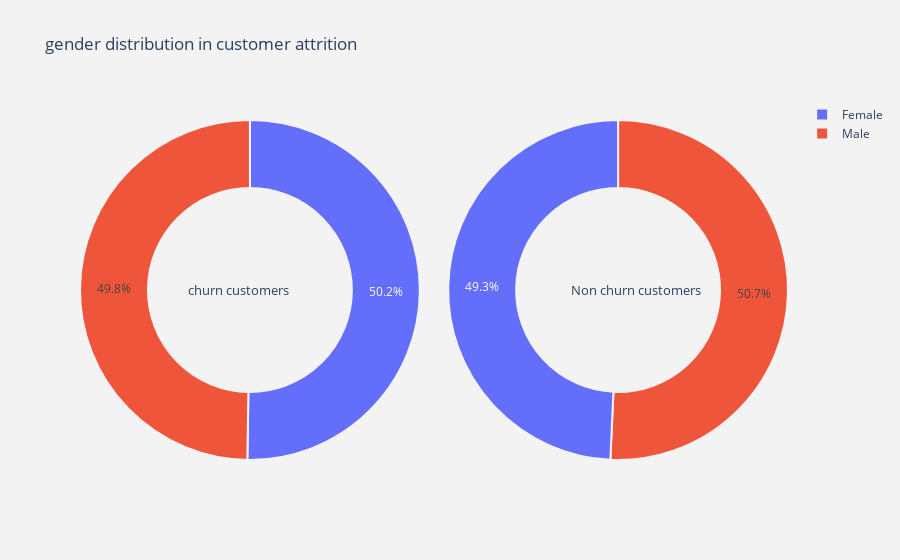
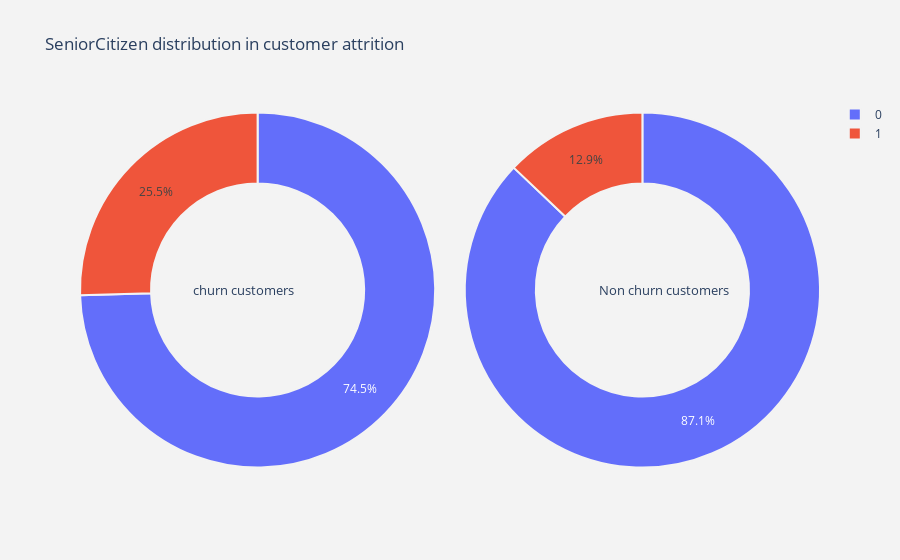
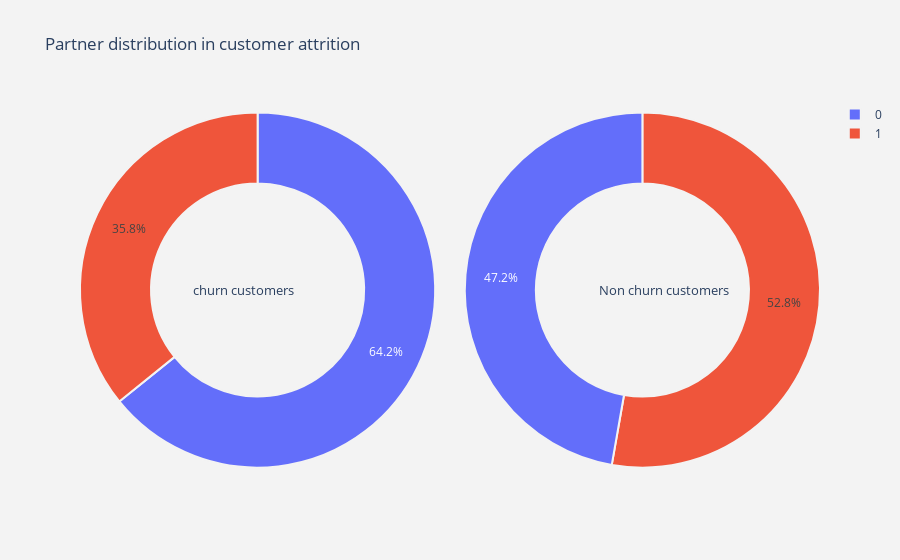
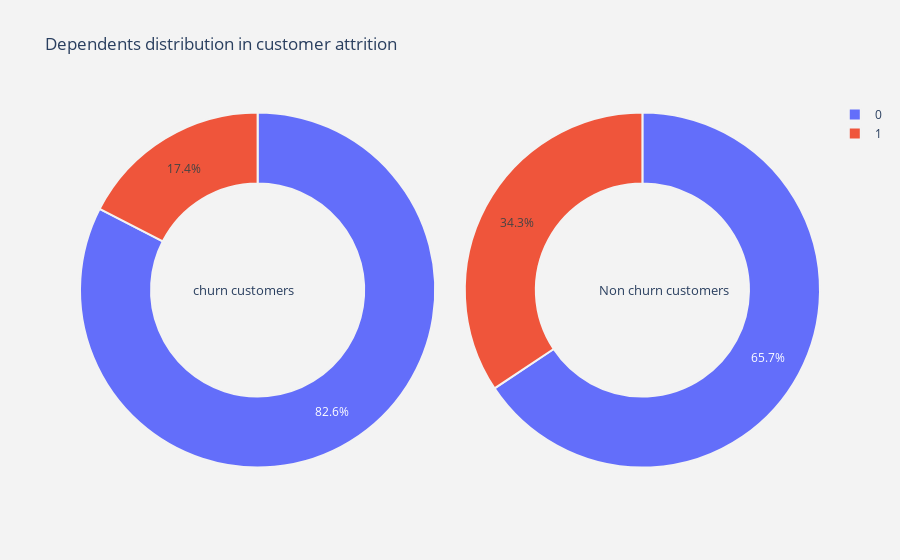

The notebook cell these images were saved under, in order:
### Code cell
#由於EDA會需要用到很多可視化分析，我們可以撰寫plotly的funciton來協助我們更快進行EDA，當然也可以將資料儲存為excel or csv檔，換到知名的數據可視化軟體tableau來做
#function  for pie plot for customer attrition types
def plot_pie(column) :
    
    trace1 = go.Pie(values  = churn[column].value_counts().values.tolist(),
                    labels  = churn[column].value_counts().keys().tolist(),
                    hoverinfo = "label+percent+name",
                    domain  = dict(x = [0,.48]),
                    name    = "Churn Customers",
                    marker  = dict(line = dict(width = 2,
                                               color = "rgb(243,243,243)")
                                  ),
                    hole    = .6
                   )
    trace2 = go.Pie(values  = not_churn[column].value_counts().values.tolist(),
                    labels  = not_churn[column].value_counts().keys().tolist(),
                    hoverinfo = "label+percent+name",
                    marker  = dict(line = dict(width = 2,
                                               color = "rgb(243,243,243)")
                                  ),
                    domain  = dict(x = [.52,1]),
                    hole    = .6,
                    name    = "Non churn customers" 
                   )
    layout = go.Layout(dict(title = column + " distribution in customer attrition ",
                            plot_bgcolor  = "rgb(243,243,243)",
                            paper_bgcolor = "rgb(243,243,243)",
                            annotations = [dict(text = "churn customers",
                                                font = dict(size = 13),
                                                showarrow = False,
                                                x = .15, y = .5),
                                           dict(text = "Non churn customers",
                                                font = dict(size = 13),
                                                showarrow = False,
                                                x = .88,y = .5
                                               )
                                          ]
                           )
                      )
    data = [trace1,trace2]
    fig  = go.Figure(data = data,layout = layout)
    py.iplot(fig)
#function  for histogram for customer attrition types
def plot_hist(column) :
    trace1 = go.Histogram(x  = churn[column],
                          histnorm= "percent",
                          name = "Churn Customers",
                          marker = dict(line = dict(width = .5,
                                                    color = "black"
                                                    )
                                        ),
                         opacity = .9 
                         ) 
    
    trace2 = go.Histogram(x  = not_churn[column],
                          histnorm = "percent",
                          name = "Non churn customers",
                          marker = dict(line = dict(width = .5,
                                              color = "black"
                                             )
                                 ),
                          opacity = .9
                         )
    
    data = [trace1,trace2]
    layout = go.Layout(dict(title =column + " distribution in customer attrition ",
                            plot_bgcolor  = "rgb(243,243,243)",
                            paper_bgcolor = "rgb(243,243,243)",
                            xaxis = dict(gridcolor = 'rgb(255, 255, 255)',
                                             title = column,
                                             zerolinewidth=1,
                                             ticklen=5,
                                             gridwidth=2
                                            ),
                            yaxis = dict(gridcolor = 'rgb(255, 255, 255)',
                                             title = "percent",
                                             zerolinewidth=1,
                                             ticklen=5,
                                             gridwidth=2
                                            ),
                           )
                      )
    fig  = go.Figure(data=data,layout=layout)
    
    py.iplot(fig)
    
#function  for scatter plot matrix  for numerical columns in data
def plot_scatter(df)  :
    
    df  = df.sort_values(by = "Churn" ,ascending = True)
    classes = df["Churn"].unique().tolist()
    classes
    
    class_code  = {classes[k] : k for k in range(2)}
    class_code
    color_vals = [class_code[cl] for cl in df["Churn"]]
    color_vals
    pl_colorscale = "Portland"
    pl_colorscale
    text = [df.loc[k,"Churn"] for k in range(len(df))]
    text
    trace = go.Splom(dimensions = [dict(label  = "tenure",
                                       values = df["tenure"]),
                                  dict(label  = 'MonthlyCharges',
                                       values = df['MonthlyCharges']),
                                  dict(label  = 'TotalCharges',
                                       values = df['TotalCharges'])],
                     text = text,
                     marker = dict(color = color_vals,
                                   colorscale = pl_colorscale,
                                   size = 3,
                                   showscale = False,
                                   line = dict(width = .1,
                                               color='rgb(230,230,230)'
                                              )
                                  )
                    )
    axis = dict(showline  = True,
                zeroline  = False,
                gridcolor = "#fff",
                ticklen   = 4
               )
    
    layout = go.Layout(dict(title  = 
                            "Scatter plot matrix for Numerical columns for customer attrition",
                            autosize = False,
                            height = 800,
                            width  = 800,
                            dragmode = "select",
                            hovermode = "closest",
                            plot_bgcolor  = 'rgba(240,240,240, 0.95)',
                            xaxis1 = dict(axis),
                            yaxis1 = dict(axis),
                            xaxis2 = dict(axis),
                            yaxis2 = dict(axis),
                            xaxis3 = dict(axis),
                            yaxis3 = dict(axis),
                           )
                      )
    data = [trace]
    fig = go.Figure(data = data,layout = layout )
    py.iplot(fig)
# 將所有類別變數畫出來
for col in cat_cols:
    plot_pie(col)

### Figure 1 — Plotly figure (JSON) as saved in the notebook; plotly's stock layout.template omitted (floating-point values rounded to 4 significant figures)
{"data": [{"domain": {"x": [0, 0.48]}, "hole": 0.6, "hoverinfo": "label+percent+name", "labels": ["Female", "Male"], "marker": {"line": {"color": "rgb(243,243,243)", "width": 2}}, "name": "Churn Customers", "type": "pie", "values": [939, 930]}, {"domain": {"x": [0.52, 1]}, "hole": 0.6, "hoverinfo": "label+percent+name", "labels": ["Male", "Female"], "marker": {"line": {"color": "rgb(243,243,243)", "width": 2}}, "name": "Non churn customers", "type": "pie", "values": [2619, 2544]}], "layout": {"annotations": [{"font": {"size": 13}, "showarrow": false, "text": "churn customers", "x": 0.15, "y": 0.5}, {"font": {"size": 13}, "showarrow": false, "text": "Non churn customers", "x": 0.88, "y": 0.5}], "paper_bgcolor": "rgb(243,243,243)", "plot_bgcolor": "rgb(243,243,243)", "title": {"text": "gender distribution in customer attrition "}}}

### Figure 2 — Plotly figure (JSON) as saved in the notebook; plotly's stock layout.template omitted (floating-point values rounded to 4 significant figures)
{"data": [{"domain": {"x": [0, 0.48]}, "hole": 0.6, "hoverinfo": "label+percent+name", "labels": [0, 1], "marker": {"line": {"color": "rgb(243,243,243)", "width": 2}}, "name": "Churn Customers", "type": "pie", "values": [1393, 476]}, {"domain": {"x": [0.52, 1]}, "hole": 0.6, "hoverinfo": "label+percent+name", "labels": [0, 1], "marker": {"line": {"color": "rgb(243,243,243)", "width": 2}}, "name": "Non churn customers", "type": "pie", "values": [4497, 666]}], "layout": {"annotations": [{"font": {"size": 13}, "showarrow": false, "text": "churn customers", "x": 0.15, "y": 0.5}, {"font": {"size": 13}, "showarrow": false, "text": "Non churn customers", "x": 0.88, "y": 0.5}], "paper_bgcolor": "rgb(243,243,243)", "plot_bgcolor": "rgb(243,243,243)", "title": {"text": "SeniorCitizen distribution in customer attrition "}}}

### Figure 3 — Plotly figure (JSON) as saved in the notebook; plotly's stock layout.template omitted (floating-point values rounded to 4 significant figures)
{"data": [{"domain": {"x": [0, 0.48]}, "hole": 0.6, "hoverinfo": "label+percent+name", "labels": [0, 1], "marker": {"line": {"color": "rgb(243,243,243)", "width": 2}}, "name": "Churn Customers", "type": "pie", "values": [1200, 669]}, {"domain": {"x": [0.52, 1]}, "hole": 0.6, "hoverinfo": "label+percent+name", "labels": [1, 0], "marker": {"line": {"color": "rgb(243,243,243)", "width": 2}}, "name": "Non churn customers", "type": "pie", "values": [2724, 2439]}], "layout": {"annotations": [{"font": {"size": 13}, "showarrow": false, "text": "churn customers", "x": 0.15, "y": 0.5}, {"font": {"size": 13}, "showarrow": false, "text": "Non churn customers", "x": 0.88, "y": 0.5}], "paper_bgcolor": "rgb(243,243,243)", "plot_bgcolor": "rgb(243,243,243)", "title": {"text": "Partner distribution in customer attrition "}}}

### Figure 4 — Plotly figure (JSON) as saved in the notebook; plotly's stock layout.template omitted (floating-point values rounded to 4 significant figures)
{"data": [{"domain": {"x": [0, 0.48]}, "hole": 0.6, "hoverinfo": "label+percent+name", "labels": [0, 1], "marker": {"line": {"color": "rgb(243,243,243)", "width": 2}}, "name": "Churn Customers", "type": "pie", "values": [1543, 326]}, {"domain": {"x": [0.52, 1]}, "hole": 0.6, "hoverinfo": "label+percent+name", "labels": [0, 1], "marker": {"line": {"color": "rgb(243,243,243)", "width": 2}}, "name": "Non churn customers", "type": "pie", "values": [3390, 1773]}], "layout": {"annotations": [{"font": {"size": 13}, "showarrow": false, "text": "churn customers", "x": 0.15, "y": 0.5}, {"font": {"size": 13}, "showarrow": false, "text": "Non churn customers", "x": 0.88, "y": 0.5}], "paper_bgcolor": "rgb(243,243,243)", "plot_bgcolor": "rgb(243,243,243)", "title": {"text": "Dependents distribution in customer attrition "}}}
